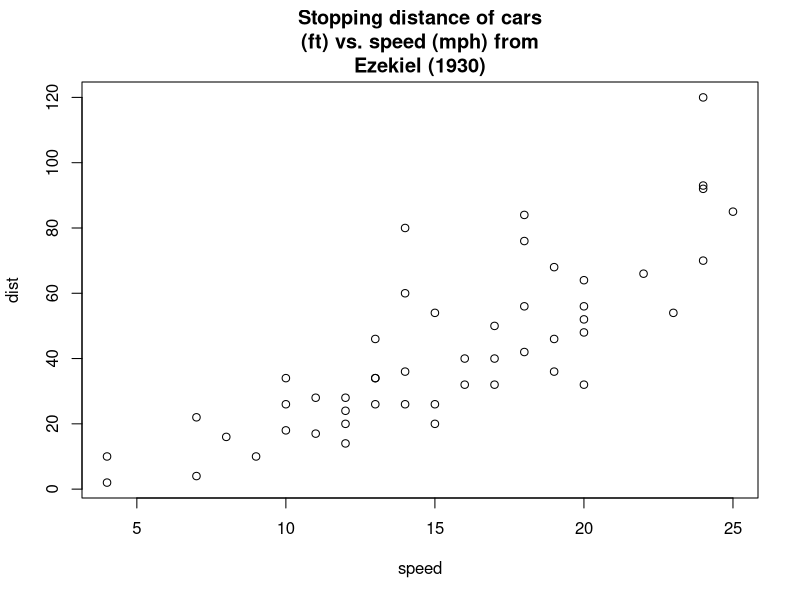

Recreate this plot in R.
install.packages('tidyverse')

library(tidyverse)

#내  용:문자열 다루기 
#작성자:백종훈 
#작성일:2018-06-30
#참  조:http://r4ds.had.co.nz/strings.html



#문자열 길이
str_length(c('a' ,'R for data science' , NA))
#1 18 na 


#문자열 합치기
str_c('x', 'y')
#xy 

str_c('x' , 'y' , 'c')
#xyc

str_c('x', 'y' , sep =',')
#x,y

x <- c('abc' , NA)
str_c('|-' , x , '-|')
#"|-abc-|" NA 

str_c('prefix-' , c('a' ,'b' , 'c') , '-suffix')
name <- 'Headey'
time_of_day <- 'morning'
birthday <- FALSE

str_c(
  'good ' , time_of_day , ' ' , name  ,
  if(birthday){
    "and Happy Birtjday"
  }
)
#"good morning Headey"


#문자열 부분 집합 (문자열의 일부분만 추출)
x <- c('Aaple' , 'Benana' , 'Pear')
str_sub(x , 1 , 3)

str_sub(x , -1)
#e , a , r

str_sub(x , -3)
#"ple" "ana" "ear"

str_sub(x , -3  , -1)
#"ple" "ana" "ear"

#대문자 소문자 변경

str_sub(x, 1, 1) <- str_to_lower(str_sub(x, 1,1))
#"aaple"  "benana" "pear"

str_to_upper(c('i'  , 'l'))
#"I" "L"

str_to_upper(c('i' , 'l') , locale = 'tr')


### R 기본 문자열 다루기 #######################################
paste(1:12)
paste0(1:12)
#[1] "1"  "2"  "3"  "4"  "5"  "6"  "7"  "8"  "9"  "10" "11" "12"


nth <- paste0(1:12 , c('st' , 'nd' , 'rd' , rep('th' , 9)))
#[1] "1st"  "2nd"  "3rd"  "4th"  "5th"  "6th"  "7th"  "8th"  "9th"  "10th" "11th" "12th"

paste(month.abb , 'is the'  , nth  , 'month of the year')
# 
# [1] "Jan is the 1st month of the year"  "Feb is the 2nd month of the year"  "Mar is the 3rd month of the year" 
# [4] "Apr is the 4th month of the year"  "May is the 5th month of the year"  "Jun is the 6th month of the year" 
# [7] "Jul is the 7th month of the year"  "Aug is the 8th month of the year"  "Sep is the 9th month of the year" 
# [10] "Oct is the 10th month of the year" "Nov is the 11th month of the year" "Dec is the 12th month of the year"

paste(month.abb , letters)
# [1] "Jan a" "Feb b" "Mar c" "Apr d" "May e" "Jun f" "Jul g" "Aug h" "Sep i" "Oct j" "Nov k" "Dec l" "Jan m" "Feb n"
# [15] "Mar o" "Apr p" "May q" "Jun r" "Jul s" "Aug t" "Sep u" "Oct v" "Nov w" "Dec x" "Jan y" "Feb z"


paste(month.abb, "is the", nth, "month of the year.", sep = "_*_")
# [1] "Jan_*_is the_*_1st_*_month of the year."  "Feb_*_is the_*_2nd_*_month of the year." 
# [3] "Mar_*_is the_*_3rd_*_month of the year."  "Apr_*_is the_*_4th_*_month of the year." 
# [5] "May_*_is the_*_5th_*_month of the year."  "Jun_*_is the_*_6th_*_month of the year." 
# [7] "Jul_*_is the_*_7th_*_month of the year."  "Aug_*_is the_*_8th_*_month of the year." 
# [9] "Sep_*_is the_*_9th_*_month of the year."  "Oct_*_is the_*_10th_*_month of the year."
# [11] "Nov_*_is the_*_11th_*_month of the year." "Dec_*_is the_*_12th_*_month of the year."

paste0(nth , collapse = ', ')
#[1] "1st, 2nd, 3rd, 4th, 5th, 6th, 7th, 8th, 9th, 10th, 11th, 12th"

paste("1st", "2nd", "3rd", collapse = ", ") # probably not what you wanted
#[1] "1st 2nd 3rd"

paste(month.abb, nth, sep = ": ", collapse = "; ")
#[1] "Jan: 1st; Feb: 2nd; Mar: 3rd; Apr: 4th; May: 5th; Jun: 6th; Jul: 7th; Aug: 8th; Sep: 9th; Oct: 10th; Nov: 11th; Dec: 12th"

(title <- paste(strwrap(
  "Stopping distance of cars (ft) vs. speed (mph) from Ezekiel (1930)",
  width = 30), collapse = "\n"))
plot(dist ~ speed, cars, main = title)

#[1] "Stopping distance of cars\n(ft) vs. speed (mph) from\nEzekiel (1930)"


#-----------------정규표현식------------------------###
## 문자 selector 
########################################################
x <- c('apple' , 'banana' , 'pear')
str_view(x , 'an')
str_view(x , '.a.')
#해당 문자열을 보여줍니다.


#apple
#banana
#pear

dot <- '\\.'
writeLines(dot)
#\.


str_view(c('abc' , 'a.c' , 'bef') , 'a\\.c')


x <- 'a\\b'
writeLines(x)
#a\b

str_view(x ,'\\\\')
#백슬러쉬 4개 필요 

x <- c('apple' , 'benana', 'pear')
str_view(x , '^a') #a 의 값이 시작값에 있는 문자열을 찾습니다. 
#[a]pple

str_view(x , 'a$') #a 의 값이 끝에 있는 문자열을 찾습니다.

str_view(x , '^apple$')

str_view(c("abc", "a.c", "a*c", "a c"), "a[ ]")
#a[ ]c  특정 문자열을 찾는다. 


###############roop##########################################################
# 
# ?: 0 또는 1
# +: 1 개 이상
# *: 0 이상
x <- '1888 is the longest year Roman numberals: MDCCCCKXXVIII'
str_view(x , 'CC?') # CC 

str_view(x , 'CC+') #C 로 연결된  CCCC selector ~~  

# 
# {n}: 정확히 n 개
# {n,}: n 이상
# {,m}: 최대 m
# {n,m}: n과 m 사이


str_view(fruit, '(...)\\1', match = TRUE)

 ############일치 확인###########################################################

x <- c('apple' , 'banana' , 'pear')
#[1] "apple"  "banana" "pear"
str_detect(x  , 'e') #[1]  TRUE FALSE  TRUE


mean(str_detect(words , '[aeiou]$'))
# 0.2765306

df <- tibble(
  word = words , 
  i = seq_along(word)
)

df %>% filter(str_detect(words , 'x$'))
# 
# word      i
# <chr> <int>
# 1 box     108
# 2 sex     747
# 3 six     772
# 4 tax     841


x <- c('apple' , 'banana' , 'pear')
str_count(x ,'a')
#[1] 1 3 1


mean(str_count(words, "[aeiou]"))
#[1] 1.991837

df %>% 
   mutate(
     vowels = str_count(word , '[aeiou]'), 
     consonants = str_count(word , '[^aeiou]')
   )

#####일치 항목 교체########
x <- c('apple' , 'pear' , 'banana')
str_replace(x , '[aeiou]' , '-')
x <- c('1 house' , '2 cars' , '3 people')

sentences %>%  
   str_replace('([^ ]+) ([^ ]+) ([^ ]+)' ,'\\1 \\2 \\3') %>% 
   head(5)

# [1] "The birch canoe slid on the smooth planks."  "Glue the sheet to the dark blue background." "It's easy to tell the depth of a well."     
# [4] "These days a chicken leg is a rare dish."    "Rice is often served in round bowls."  


apropos('replace')
